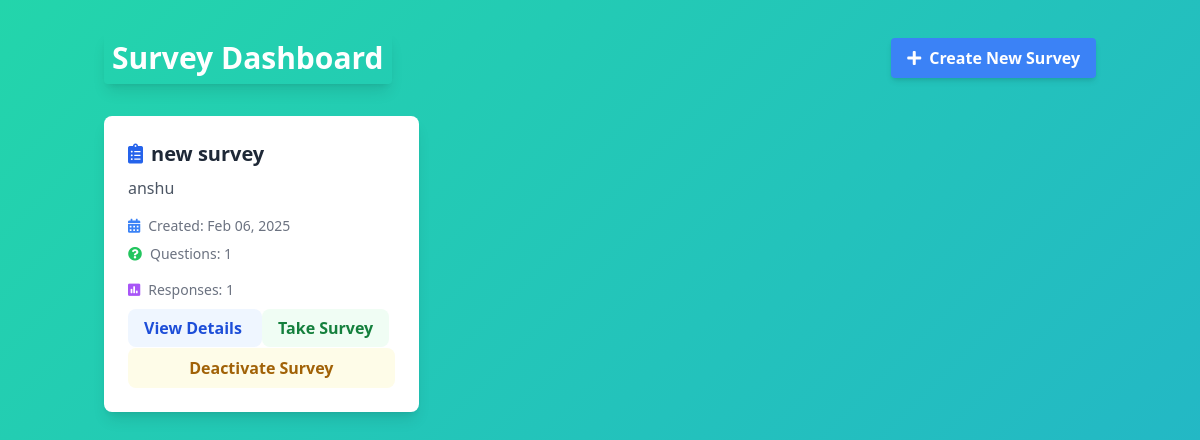
Page /survey/ (signed in) on the earlier database version.
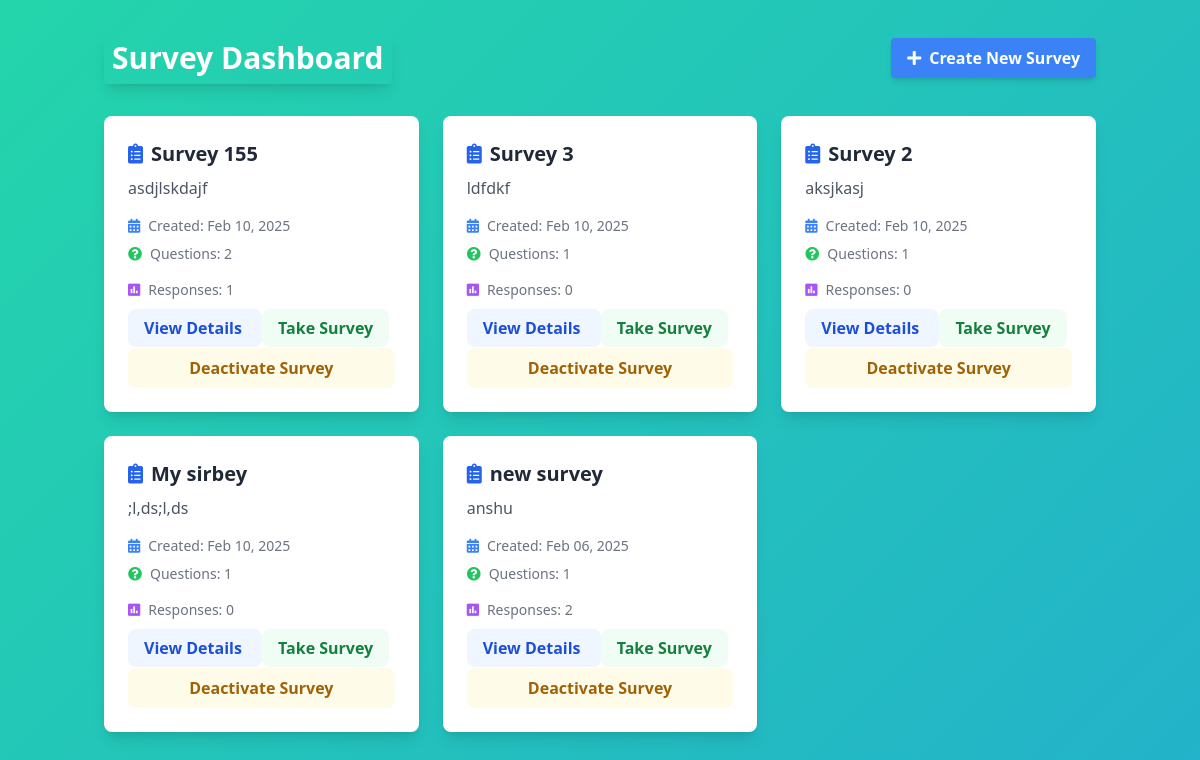
Same page on the later database version.
### surveys/models.py (models this page shows, shortened)
class Survey(models.Model):
    title = models.CharField(max_length=200)
    description = models.TextField(blank=True, null=True)
    user = models.ForeignKey(
        settings.AUTH_USER_MODEL,
        on_delete=models.CASCADE,
        related_name='surveys',
        null=True  # Allow existing surveys to remain
    )
    created_at = models.DateTimeField(auto_now_add=True)
    updated_at = models.DateTimeField(auto_now=True)
    unique_link = models.CharField(max_length=16, unique=True, blank=True)
    external_link = models.CharField(max_length=16, unique=True, blank=True, null=True)
    max_external_responses = models.PositiveIntegerField(null=True, blank=True)
    external_response_count = models.PositiveIntegerField(default=0)
    is_active = models.BooleanField(default=True)  # New field to track survey activation status
    expiry_datetime = models.DateTimeField(null=True, blank=True)
    is_expired = models.BooleanField(default=False)

### surveys/views.py (the view)
# urls.py: path('', HomeView.as_view(), name='home'),
class HomeView(LoginRequiredMixin, View):
    def get(self, request):
        surveys = Survey.objects.filter(user=request.user, is_active=True).order_by('-created_at')
        return render(request, 'surveys/home.html', {
            'surveys': surveys,
            'user': request.user
        })

### templates/surveys/home.html (shortened to what this page needs)
<!DOCTYPE html>
<html lang="en">
<head>
    <script src="https://cdn.tailwindcss.com"></script>
    <link rel="stylesheet" href="https://cdnjs.cloudflare.com/ajax/libs/font-awesome/5.15.4/css/all.min.css">
</head>
<body class="animated-bg min-h-screen bg-gray-100">
    <div class="container mx-auto px-4 py-8">
        <div class="flex justify-between items-center mb-8">
            <h1 class="text-3xl font-bold text-white shadow-lg p-2 rounded">Survey Dashboard</h1>
            <a href="{% url 'surveys:create_survey' %}"
               class="bg-blue-500 hover:bg-blue-700 text-white font-bold py-2 px-4 rounded transition transform hover:scale-105 shadow-md">
                <i class="fas fa-plus mr-2"></i>Create New Survey
            </a>
        </div>
        {% if surveys %}
        <div class="grid md:grid-cols-2 lg:grid-cols-3 gap-6">
            {% for survey in surveys %}
            <div class="bg-white shadow-lg rounded-lg p-6 hover:shadow-xl transition-all duration-300 transform hover:-translate-y-2">
                <h2 class="text-xl font-semibold mb-2 text-gray-800 flex items-center">
                    <i class="fas fa-clipboard-list mr-2 text-blue-600"></i>
                    {{ survey.title }}
                </h2>
                <p class="text-gray-600 mb-4 truncate">{{ survey.description|default:"No description" }}</p>
                <div class="flex items-center text-sm text-gray-500 mb-2">
                    <i class="fas fa-calendar-alt mr-2 text-blue-500"></i>
                    Created: {{ survey.created_at|date:"M d, Y" }}
                </div>
                <div class="flex items-center text-sm text-gray-500 mb-4">
                    <i class="fas fa-question-circle mr-2 text-green-500"></i>
                    Questions: {{ survey.questions.count }}
                </div>
                <div class="flex items-center text-sm text-gray-500 mb-4">
                    <i class="fas fa-poll mr-2 text-purple-500"></i>
                    Responses: {{ survey.responses.count }}
                </div>
                <a href="{% url 'surveys:survey_detail' survey.id %}"
                   class="w-full bg-blue-50 text-blue-700 hover:bg-blue-100 py-2 px-4 rounded-lg text-center font-semibold transition-colors">
                    View Details
                </a>
                <a href="{% url 'surveys:take_survey' survey.unique_link %}"
                   class="w-full bg-green-50 text-green-700 hover:bg-green-100 py-2 px-4 rounded-lg text-center font-semibold transition-colors mt-2">
                    Take Survey
                </a>
                <form method="post" action="{% url 'surveys:deactivate_survey' survey.id %}" style="display:inline;">
                    <button type="submit" class="w-full bg-yellow-50 text-yellow-700 hover:bg-yellow-100 py-2 px-4 rounded-lg text-center font-semibold transition-colors mt-2" onclick="return confirm('Are you sure you want to deactivate this survey?');">
                        Deactivate Survey
                    </button>
                </form>
            </div>
            {% endfor %}
        </div>
        {% endif %}
    </div>
</body>
</html>

Differences in the rows shown:
added Survey: title "Survey 155", description "asdjlskdajf", created_at "Feb 10, 2025", questions.count "2", responses.count "1"
added Survey: title "Survey 3", description "ldfdkf", created_at "Feb 10, 2025", questions.count "1", responses.count "0"
added Survey: title "Survey 2", description "aksjkasj", created_at "Feb 10, 2025", questions.count "1", responses.count "0"
added Survey: title "My sirbey", description ";l,ds;l,ds", created_at "Feb 10, 2025", questions.count "1", responses.count "0"
computed for Survey "new survey": responses.count "1" → "2"
